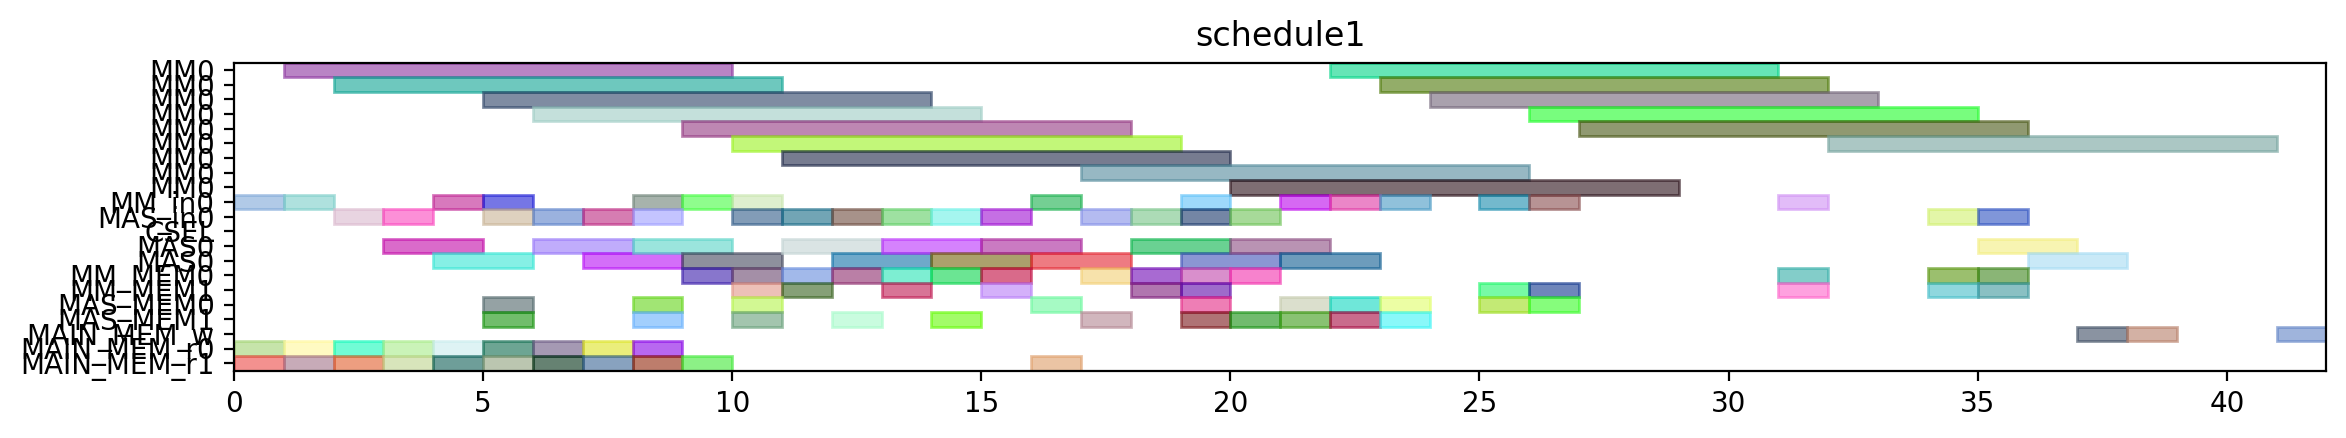

Generate this figure with Python:
from pyschedule import Scenario, solvers, plotters, alt


def solve():
	horizon = 153
	S = Scenario("schedule1", horizon=horizon)

	# resource
	MM = S.Resources('MM', num=1, size=9)
	MM_in = S.Resources('MM_in', num=1)
	MAS_in = S.Resources('MAS_in', num=1)
	CSEL = S.Resource('CSEL')
	MAS = S.Resources('MAS', num=1, size=2, periods=range(1, horizon))
	MM_MEM = S.Resources('MM_MEM', num=2)
	MAS_MEM = S.Resources('MAS_MEM', num=2)
	MAIN_MEM_w = S.Resource('MAIN_MEM_w', size=1)
	MAIN_MEM_r = S.Resources('MAIN_MEM_r', num=2)

	# result of previous scheduling
	t2_in = S.Task('t2_in', length=1, delay_cost=1)
	S += t2_in >= 0
	t2_in += MM_in[0]

	t2_mem0 = S.Task('t2_mem0', length=1, delay_cost=1)
	S += t2_mem0 >= 0
	t2_mem0 += MAIN_MEM_r[0]

	t2_mem1 = S.Task('t2_mem1', length=1, delay_cost=1)
	S += t2_mem1 >= 0
	t2_mem1 += MAIN_MEM_r[1]

	t0_in = S.Task('t0_in', length=1, delay_cost=1)
	S += t0_in >= 1
	t0_in += MM_in[0]

	t0_mem0 = S.Task('t0_mem0', length=1, delay_cost=1)
	S += t0_mem0 >= 1
	t0_mem0 += MAIN_MEM_r[0]

	t0_mem1 = S.Task('t0_mem1', length=1, delay_cost=1)
	S += t0_mem1 >= 1
	t0_mem1 += MAIN_MEM_r[1]

	t2 = S.Task('t2', length=9, delay_cost=1)
	S += t2 >= 1
	t2 += MM[0]

	t0 = S.Task('t0', length=9, delay_cost=1)
	S += t0 >= 2
	t0 += MM[0]

	t14_in = S.Task('t14_in', length=1, delay_cost=1)
	S += t14_in >= 2
	t14_in += MAS_in[0]

	t14_mem0 = S.Task('t14_mem0', length=1, delay_cost=1)
	S += t14_mem0 >= 2
	t14_mem0 += MAIN_MEM_r[0]

	t14_mem1 = S.Task('t14_mem1', length=1, delay_cost=1)
	S += t14_mem1 >= 2
	t14_mem1 += MAIN_MEM_r[1]

	t13_in = S.Task('t13_in', length=1, delay_cost=1)
	S += t13_in >= 3
	t13_in += MAS_in[0]

	t13_mem0 = S.Task('t13_mem0', length=1, delay_cost=1)
	S += t13_mem0 >= 3
	t13_mem0 += MAIN_MEM_r[0]

	t13_mem1 = S.Task('t13_mem1', length=1, delay_cost=1)
	S += t13_mem1 >= 3
	t13_mem1 += MAIN_MEM_r[1]

	t14 = S.Task('t14', length=2, delay_cost=1)
	S += t14 >= 3
	t14 += MAS[0]

	t13 = S.Task('t13', length=2, delay_cost=1)
	S += t13 >= 4
	t13 += MAS[0]

	t1_in = S.Task('t1_in', length=1, delay_cost=1)
	S += t1_in >= 4
	t1_in += MM_in[0]

	t1_mem0 = S.Task('t1_mem0', length=1, delay_cost=1)
	S += t1_mem0 >= 4
	t1_mem0 += MAIN_MEM_r[0]

	t1_mem1 = S.Task('t1_mem1', length=1, delay_cost=1)
	S += t1_mem1 >= 4
	t1_mem1 += MAIN_MEM_r[1]

	t1 = S.Task('t1', length=9, delay_cost=1)
	S += t1 >= 5
	t1 += MM[0]

	t15_in = S.Task('t15_in', length=1, delay_cost=1)
	S += t15_in >= 5
	t15_in += MM_in[0]

	t15_mem0 = S.Task('t15_mem0', length=1, delay_cost=1)
	S += t15_mem0 >= 5
	t15_mem0 += MAS_MEM[0]

	t15_mem1 = S.Task('t15_mem1', length=1, delay_cost=1)
	S += t15_mem1 >= 5
	t15_mem1 += MAS_MEM[1]

	t3_in = S.Task('t3_in', length=1, delay_cost=1)
	S += t3_in >= 5
	t3_in += MAS_in[0]

	t3_mem0 = S.Task('t3_mem0', length=1, delay_cost=1)
	S += t3_mem0 >= 5
	t3_mem0 += MAIN_MEM_r[0]

	t3_mem1 = S.Task('t3_mem1', length=1, delay_cost=1)
	S += t3_mem1 >= 5
	t3_mem1 += MAIN_MEM_r[1]

	t15 = S.Task('t15', length=9, delay_cost=1)
	S += t15 >= 6
	t15 += MM[0]

	t3 = S.Task('t3', length=2, delay_cost=1)
	S += t3 >= 6
	t3 += MAS[0]

	t4_in = S.Task('t4_in', length=1, delay_cost=1)
	S += t4_in >= 6
	t4_in += MAS_in[0]

	t4_mem0 = S.Task('t4_mem0', length=1, delay_cost=1)
	S += t4_mem0 >= 6
	t4_mem0 += MAIN_MEM_r[0]

	t4_mem1 = S.Task('t4_mem1', length=1, delay_cost=1)
	S += t4_mem1 >= 6
	t4_mem1 += MAIN_MEM_r[1]

	t4 = S.Task('t4', length=2, delay_cost=1)
	S += t4 >= 7
	t4 += MAS[0]

	t9_in = S.Task('t9_in', length=1, delay_cost=1)
	S += t9_in >= 7
	t9_in += MAS_in[0]

	t9_mem0 = S.Task('t9_mem0', length=1, delay_cost=1)
	S += t9_mem0 >= 7
	t9_mem0 += MAIN_MEM_r[0]

	t9_mem1 = S.Task('t9_mem1', length=1, delay_cost=1)
	S += t9_mem1 >= 7
	t9_mem1 += MAIN_MEM_r[1]

	t5_in = S.Task('t5_in', length=1, delay_cost=1)
	S += t5_in >= 8
	t5_in += MM_in[0]

	t5_mem0 = S.Task('t5_mem0', length=1, delay_cost=1)
	S += t5_mem0 >= 8
	t5_mem0 += MAS_MEM[0]

	t5_mem1 = S.Task('t5_mem1', length=1, delay_cost=1)
	S += t5_mem1 >= 8
	t5_mem1 += MAS_MEM[1]

	t8_in = S.Task('t8_in', length=1, delay_cost=1)
	S += t8_in >= 8
	t8_in += MAS_in[0]

	t8_mem0 = S.Task('t8_mem0', length=1, delay_cost=1)
	S += t8_mem0 >= 8
	t8_mem0 += MAIN_MEM_r[0]

	t8_mem1 = S.Task('t8_mem1', length=1, delay_cost=1)
	S += t8_mem1 >= 8
	t8_mem1 += MAIN_MEM_r[1]

	t9 = S.Task('t9', length=2, delay_cost=1)
	S += t9 >= 8
	t9 += MAS[0]

	t20_in = S.Task('t20_in', length=1, delay_cost=1)
	S += t20_in >= 9
	t20_in += MM_in[0]

	t20_mem0 = S.Task('t20_mem0', length=1, delay_cost=1)
	S += t20_mem0 >= 9
	t20_mem0 += MM_MEM[0]

	t20_mem1 = S.Task('t20_mem1', length=1, delay_cost=1)
	S += t20_mem1 >= 9
	t20_mem1 += MAIN_MEM_r[1]

	t5 = S.Task('t5', length=9, delay_cost=1)
	S += t5 >= 9
	t5 += MM[0]

	t8 = S.Task('t8', length=2, delay_cost=1)
	S += t8 >= 9
	t8 += MAS[0]

	t10_in = S.Task('t10_in', length=1, delay_cost=1)
	S += t10_in >= 10
	t10_in += MM_in[0]

	t10_mem0 = S.Task('t10_mem0', length=1, delay_cost=1)
	S += t10_mem0 >= 10
	t10_mem0 += MAS_MEM[0]

	t10_mem1 = S.Task('t10_mem1', length=1, delay_cost=1)
	S += t10_mem1 >= 10
	t10_mem1 += MAS_MEM[1]

	t18_in = S.Task('t18_in', length=1, delay_cost=1)
	S += t18_in >= 10
	t18_in += MAS_in[0]

	t18_mem0 = S.Task('t18_mem0', length=1, delay_cost=1)
	S += t18_mem0 >= 10
	t18_mem0 += MM_MEM[0]

	t18_mem1 = S.Task('t18_mem1', length=1, delay_cost=1)
	S += t18_mem1 >= 10
	t18_mem1 += MM_MEM[1]

	t20 = S.Task('t20', length=9, delay_cost=1)
	S += t20 >= 10
	t20 += MM[0]

	t10 = S.Task('t10', length=9, delay_cost=1)
	S += t10 >= 11
	t10 += MM[0]

	t16_in = S.Task('t16_in', length=1, delay_cost=1)
	S += t16_in >= 11
	t16_in += MAS_in[0]

	t16_mem0 = S.Task('t16_mem0', length=1, delay_cost=1)
	S += t16_mem0 >= 11
	t16_mem0 += MM_MEM[0]

	t16_mem1 = S.Task('t16_mem1', length=1, delay_cost=1)
	S += t16_mem1 >= 11
	t16_mem1 += MM_MEM[1]

	t18 = S.Task('t18', length=2, delay_cost=1)
	S += t18 >= 11
	t18 += MAS[0]

	t16 = S.Task('t16', length=2, delay_cost=1)
	S += t16 >= 12
	t16 += MAS[0]

	t19_in = S.Task('t19_in', length=1, delay_cost=1)
	S += t19_in >= 12
	t19_in += MAS_in[0]

	t19_mem0 = S.Task('t19_mem0', length=1, delay_cost=1)
	S += t19_mem0 >= 12
	t19_mem0 += MM_MEM[0]

	t19_mem1 = S.Task('t19_mem1', length=1, delay_cost=1)
	S += t19_mem1 >= 12
	t19_mem1 += MAS_MEM[1]

	t19 = S.Task('t19', length=2, delay_cost=1)
	S += t19 >= 13
	t19 += MAS[0]

	t6_in = S.Task('t6_in', length=1, delay_cost=1)
	S += t6_in >= 13
	t6_in += MAS_in[0]

	t6_mem0 = S.Task('t6_mem0', length=1, delay_cost=1)
	S += t6_mem0 >= 13
	t6_mem0 += MM_MEM[0]

	t6_mem1 = S.Task('t6_mem1', length=1, delay_cost=1)
	S += t6_mem1 >= 13
	t6_mem1 += MM_MEM[1]

	t17_in = S.Task('t17_in', length=1, delay_cost=1)
	S += t17_in >= 14
	t17_in += MAS_in[0]

	t17_mem0 = S.Task('t17_mem0', length=1, delay_cost=1)
	S += t17_mem0 >= 14
	t17_mem0 += MM_MEM[0]

	t17_mem1 = S.Task('t17_mem1', length=1, delay_cost=1)
	S += t17_mem1 >= 14
	t17_mem1 += MAS_MEM[1]

	t6 = S.Task('t6', length=2, delay_cost=1)
	S += t6 >= 14
	t6 += MAS[0]

	t11_in = S.Task('t11_in', length=1, delay_cost=1)
	S += t11_in >= 15
	t11_in += MAS_in[0]

	t11_mem0 = S.Task('t11_mem0', length=1, delay_cost=1)
	S += t11_mem0 >= 15
	t11_mem0 += MM_MEM[0]

	t11_mem1 = S.Task('t11_mem1', length=1, delay_cost=1)
	S += t11_mem1 >= 15
	t11_mem1 += MM_MEM[1]

	t17 = S.Task('t17', length=2, delay_cost=1)
	S += t17 >= 15
	t17 += MAS[0]

	t11 = S.Task('t11', length=2, delay_cost=1)
	S += t11 >= 16
	t11 += MAS[0]

	t23_in = S.Task('t23_in', length=1, delay_cost=1)
	S += t23_in >= 16
	t23_in += MM_in[0]

	t23_mem0 = S.Task('t23_mem0', length=1, delay_cost=1)
	S += t23_mem0 >= 16
	t23_mem0 += MAS_MEM[0]

	t23_mem1 = S.Task('t23_mem1', length=1, delay_cost=1)
	S += t23_mem1 >= 16
	t23_mem1 += MAIN_MEM_r[1]

	t23 = S.Task('t23', length=9, delay_cost=1)
	S += t23 >= 17
	t23 += MM[0]

	t7_in = S.Task('t7_in', length=1, delay_cost=1)
	S += t7_in >= 17
	t7_in += MAS_in[0]

	t7_mem0 = S.Task('t7_mem0', length=1, delay_cost=1)
	S += t7_mem0 >= 17
	t7_mem0 += MM_MEM[0]

	t7_mem1 = S.Task('t7_mem1', length=1, delay_cost=1)
	S += t7_mem1 >= 17
	t7_mem1 += MAS_MEM[1]

	t22_in = S.Task('t22_in', length=1, delay_cost=1)
	S += t22_in >= 18
	t22_in += MAS_in[0]

	t22_mem0 = S.Task('t22_mem0', length=1, delay_cost=1)
	S += t22_mem0 >= 18
	t22_mem0 += MM_MEM[0]

	t22_mem1 = S.Task('t22_mem1', length=1, delay_cost=1)
	S += t22_mem1 >= 18
	t22_mem1 += MM_MEM[1]

	t7 = S.Task('t7', length=2, delay_cost=1)
	S += t7 >= 18
	t7 += MAS[0]

	t21_in = S.Task('t21_in', length=1, delay_cost=1)
	S += t21_in >= 19
	t21_in += MAS_in[0]

	t21_mem0 = S.Task('t21_mem0', length=1, delay_cost=1)
	S += t21_mem0 >= 19
	t21_mem0 += MM_MEM[0]

	t21_mem1 = S.Task('t21_mem1', length=1, delay_cost=1)
	S += t21_mem1 >= 19
	t21_mem1 += MM_MEM[1]

	t22 = S.Task('t22', length=2, delay_cost=1)
	S += t22 >= 19
	t22 += MAS[0]

	t28_in = S.Task('t28_in', length=1, delay_cost=1)
	S += t28_in >= 19
	t28_in += MM_in[0]

	t28_mem0 = S.Task('t28_mem0', length=1, delay_cost=1)
	S += t28_mem0 >= 19
	t28_mem0 += MAS_MEM[0]

	t28_mem1 = S.Task('t28_mem1', length=1, delay_cost=1)
	S += t28_mem1 >= 19
	t28_mem1 += MAS_MEM[1]

	t12_in = S.Task('t12_in', length=1, delay_cost=1)
	S += t12_in >= 20
	t12_in += MAS_in[0]

	t12_mem0 = S.Task('t12_mem0', length=1, delay_cost=1)
	S += t12_mem0 >= 20
	t12_mem0 += MM_MEM[0]

	t12_mem1 = S.Task('t12_mem1', length=1, delay_cost=1)
	S += t12_mem1 >= 20
	t12_mem1 += MAS_MEM[1]

	t21 = S.Task('t21', length=2, delay_cost=1)
	S += t21 >= 20
	t21 += MAS[0]

	t28 = S.Task('t28', length=9, delay_cost=1)
	S += t28 >= 20
	t28 += MM[0]

	t12 = S.Task('t12', length=2, delay_cost=1)
	S += t12 >= 21
	t12 += MAS[0]

	t27_in = S.Task('t27_in', length=1, delay_cost=1)
	S += t27_in >= 21
	t27_in += MM_in[0]

	t27_mem0 = S.Task('t27_mem0', length=1, delay_cost=1)
	S += t27_mem0 >= 21
	t27_mem0 += MAS_MEM[0]

	t27_mem1 = S.Task('t27_mem1', length=1, delay_cost=1)
	S += t27_mem1 >= 21
	t27_mem1 += MAS_MEM[1]

	t27 = S.Task('t27', length=9, delay_cost=1)
	S += t27 >= 22
	t27 += MM[0]

	t29_in = S.Task('t29_in', length=1, delay_cost=1)
	S += t29_in >= 22
	t29_in += MM_in[0]

	t29_mem0 = S.Task('t29_mem0', length=1, delay_cost=1)
	S += t29_mem0 >= 22
	t29_mem0 += MAS_MEM[0]

	t29_mem1 = S.Task('t29_mem1', length=1, delay_cost=1)
	S += t29_mem1 >= 22
	t29_mem1 += MAS_MEM[1]

	t25_in = S.Task('t25_in', length=1, delay_cost=1)
	S += t25_in >= 23
	t25_in += MM_in[0]

	t25_mem0 = S.Task('t25_mem0', length=1, delay_cost=1)
	S += t25_mem0 >= 23
	t25_mem0 += MAS_MEM[0]

	t25_mem1 = S.Task('t25_mem1', length=1, delay_cost=1)
	S += t25_mem1 >= 23
	t25_mem1 += MAS_MEM[1]

	t29 = S.Task('t29', length=9, delay_cost=1)
	S += t29 >= 23
	t29 += MM[0]

	t25 = S.Task('t25', length=9, delay_cost=1)
	S += t25 >= 24
	t25 += MM[0]


	# new tasks
	t24 = S.Task('t24', length=9, delay_cost=1)
	t24 += alt(MM)
	t24_in = S.Task('t24_in', length=1, delay_cost=1)
	t24_in += alt(MM_in)
	S += t24_in*MM_in[0]<=t24*MM[0]
	t24_mem0 = S.Task('t24_mem0', length=1, delay_cost=1)
	t24_mem0 += MAS_MEM[0]
	S += 22 < t24_mem0
	S += t24_mem0 <= t24

	t24_mem1 = S.Task('t24_mem1', length=1, delay_cost=1)
	t24_mem1 += MM_MEM[1]
	S += 25 < t24_mem1
	S += t24_mem1 <= t24

	t26 = S.Task('t26', length=9, delay_cost=1)
	t26 += alt(MM)
	t26_in = S.Task('t26_in', length=1, delay_cost=1)
	t26_in += alt(MM_in)
	S += t26_in*MM_in[0]<=t26*MM[0]
	t26_mem0 = S.Task('t26_mem0', length=1, delay_cost=1)
	t26_mem0 += MAS_MEM[0]
	S += 14 < t26_mem0
	S += t26_mem0 <= t26

	t26_mem1 = S.Task('t26_mem1', length=1, delay_cost=1)
	t26_mem1 += MM_MEM[1]
	S += 25 < t26_mem1
	S += t26_mem1 <= t26

	PZ_new = S.Task('PZ_new', length=9, delay_cost=1)
	PZ_new += alt(MM)
	PZ_new_in = S.Task('PZ_new_in', length=1, delay_cost=1)
	PZ_new_in += alt(MM_in)
	S += PZ_new_in*MM_in[0]<=PZ_new*MM[0]
	S += 0<PZ_new

	PZ_new_w = S.Task('PZ_new_w', length=1, delay_cost=1)
	PZ_new_w += alt(MAIN_MEM_w)
	S += PZ_new <= PZ_new_w

	PZ_new_mem0 = S.Task('PZ_new_mem0', length=1, delay_cost=1)
	PZ_new_mem0 += MM_MEM[0]
	S += 31 < PZ_new_mem0
	S += PZ_new_mem0 <= PZ_new

	PZ_new_mem1 = S.Task('PZ_new_mem1', length=1, delay_cost=1)
	PZ_new_mem1 += MM_MEM[1]
	S += 28 < PZ_new_mem1
	S += PZ_new_mem1 <= PZ_new

	PX_new = S.Task('PX_new', length=2, delay_cost=1)
	PX_new += alt(MAS)
	PX_new_in = S.Task('PX_new_in', length=1, delay_cost=1)
	PX_new_in += alt(MAS_in)
	S += PX_new_in*MAS_in[0]<=PX_new*MAS[0]

	S += 0<PX_new

	PX_new_w = S.Task('PX_new_w', length=1, delay_cost=1)
	PX_new_w += alt(MAIN_MEM_w)
	S += PX_new <= PX_new_w

	PX_new_mem0 = S.Task('PX_new_mem0', length=1, delay_cost=1)
	PX_new_mem0 += MM_MEM[0]
	S += 32 < PX_new_mem0
	S += PX_new_mem0 <= PX_new

	PX_new_mem1 = S.Task('PX_new_mem1', length=1, delay_cost=1)
	PX_new_mem1 += alt(MM_MEM)
	S += (t24*MM[0])-1 < PX_new_mem1*MM_MEM[1]
	S += PX_new_mem1 <= PX_new

	PY_new = S.Task('PY_new', length=2, delay_cost=1)
	PY_new += alt(MAS)
	PY_new_in = S.Task('PY_new_in', length=1, delay_cost=1)
	PY_new_in += alt(MAS_in)
	S += PY_new_in*MAS_in[0]<=PY_new*MAS[0]

	S += 0<PY_new

	PY_new_w = S.Task('PY_new_w', length=1, delay_cost=1)
	PY_new_w += alt(MAIN_MEM_w)
	S += PY_new <= PY_new_w

	PY_new_mem0 = S.Task('PY_new_mem0', length=1, delay_cost=1)
	PY_new_mem0 += MM_MEM[0]
	S += 30 < PY_new_mem0
	S += PY_new_mem0 <= PY_new

	PY_new_mem1 = S.Task('PY_new_mem1', length=1, delay_cost=1)
	PY_new_mem1 += alt(MM_MEM)
	S += (t26*MM[0])-1 < PY_new_mem1*MM_MEM[1]
	S += PY_new_mem1 <= PY_new

	solvers.mip.solve(S,msg=1,kind='CPLEX',ratio_gap=1.01)

	solution = [['hoge']*len(S.solution()[1]) for i in range(len(S.solution()))]
	for i in range(len(S.solution())):
		for j in range(len(S.solution()[i])):
			solution[i][j]=str(S.solution()[i][j])
	print(solution)

	cycles = int(solution[-1][3])

	pic_file_name = "/mnt/rose/usr1/fukuda/ABE/multiRAM_multiMAS_16mux/scheduling_result/stage9MM1_stage2MAS1/EP_ADD_A_0/schedule1.png"
	if(S.solution() != []):
		plotters.matplotlib.plot(S,img_filename=pic_file_name, show_task_labels=False, fig_size=(cycles*0.25+3, 2))

	return solution
